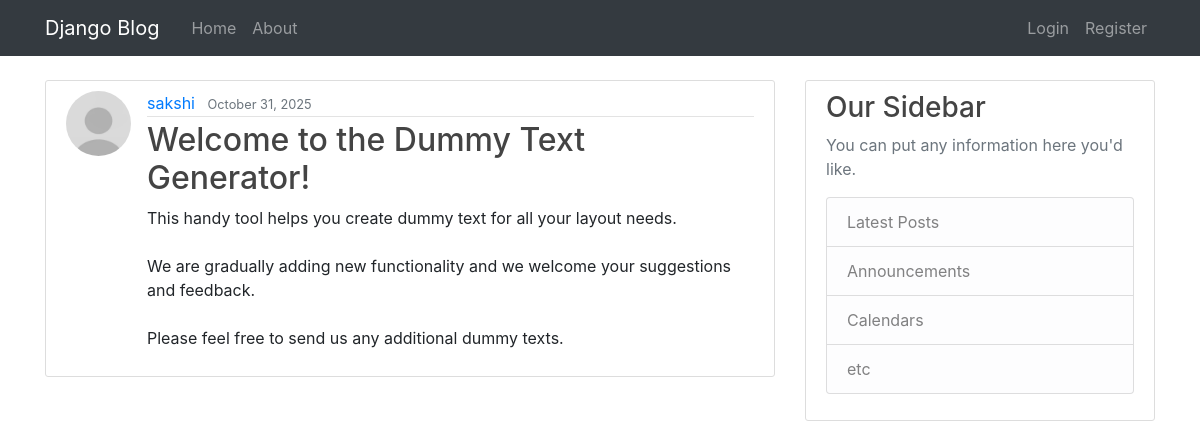
The app's page /post/17/ with its own data.
### posts/models.py (models this page shows, shortened)
class Post(models.Model):
    title = models.CharField(max_length=100)
    content = models.TextField()
    date_posted = models.DateTimeField(default=timezone.now)
    author = models.ForeignKey(User, on_delete=models.CASCADE)

### users/models.py (models this page shows, shortened)
class Profile(models.Model):
    user = models.OneToOneField(User, on_delete=models.CASCADE)
    image= models.ImageField(default='default.jpg', upload_to='profile_pics')

### posts/views.py (the view)
# urls.py: path('post/<int:pk>/', PostDetailView.as_view(), name='post-detail'),
class PostDetailView(DetailView):
    model = Post

### posts/templates/posts/post_detail.html (shortened to what this page needs)
{% extends "posts/base.html" %}
{% block content %}
        <article class="media content-section">
          <img class="rounded-circle article-img" src="{{ object.author.profile.image.url }}">
          <div class="media-body">
            <div class="article-metadata">
              <a class="mr-2" href="{%url 'user-posts' object.author.username %}">{{ object.author }}</a>
              <small class="text-muted">{{ object.date_posted|date:"F d, Y" }}</small>
            </div>
            <h2 class="article-title">{{ object.title }}</h2>
            <p class="article-content">{{ object.content }}</p>
          </div>
        </article>
{% endblock content %}

### posts/static/posts/main.css (style rules this page uses)
body { background: #fafafa; color: #333333; margin-top: 5rem; }
h1, h2, h3, h4, h5, h6 { color: #444444; }
.content-section { background: #ffffff; padding: 10px 20px; border: 1px solid #dddddd; border-radius: 3px; margin-bottom: 20px; }
.article-title { color: #444444; }
.article-content { white-space: pre-line; }
.article-img { height: 65px; width: 65px; margin-right: 16px; }
.article-metadata { padding-bottom: 1px; margin-bottom: 4px; border-bottom: 1px solid #e3e3e3 }

### records on screen
Post: author.profile.image (placeholder picture), author "sakshi", date_posted "October 31, 2025", title "Welcome to the Dummy Text Generator!", content "This handy tool helps you create dummy text for all your layout needs. We are gradually adding new functionality and we welcome your suggestions and feedback. Please feel free to send us any additional dummy texts."
